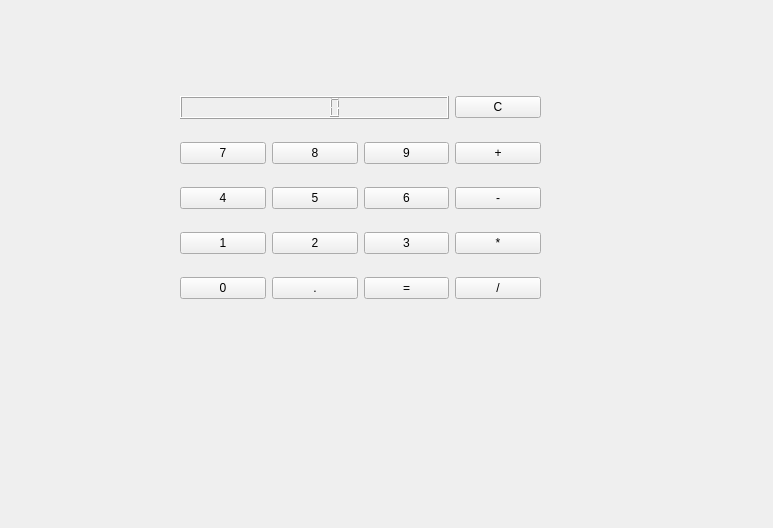
<?xml version="1.0" encoding="UTF-8"?>
<ui version="4.0">
 <class>CalculatorWin</class>
 <widget class="QWidget" name="CalculatorWin">
  <property name="geometry">
   <rect>
    <x>0</x>
    <y>0</y>
    <width>773</width>
    <height>528</height>
   </rect>
  </property>
  <property name="windowTitle">
   <string>Form</string>
  </property>
  <widget class="QWidget" name="">
   <property name="geometry">
    <rect>
     <x>180</x>
     <y>79</y>
     <width>361</width>
     <height>241</height>
    </rect>
   </property>
   <layout class="QGridLayout" name="gridLayout">
    <item row="0" column="0" colspan="3">
     <widget class="QLCDNumber" name="lcdNumber"/>
    </item>
    <item row="0" column="3">
     <widget class="QPushButton" name="pushButton_4">
      <property name="text">
       <string>C</string>
      </property>
     </widget>
    </item>
    <item row="1" column="0">
     <widget class="QPushButton" name="pushButton">
      <property name="text">
       <string>7</string>
      </property>
     </widget>
    </item>
    <item row="1" column="1">
     <widget class="QPushButton" name="pushButton_5">
      <property name="text">
       <string>8</string>
      </property>
     </widget>
    </item>
    <item row="1" column="2">
     <widget class="QPushButton" name="pushButton_18">
      <property name="text">
       <string>9</string>
      </property>
     </widget>
    </item>
    <item row="1" column="3">
     <widget class="QPushButton" name="pushButton_19">
      <property name="text">
       <string>+</string>
      </property>
     </widget>
    </item>
    <item row="2" column="0">
     <widget class="QPushButton" name="pushButton_6">
      <property name="text">
       <string>4</string>
      </property>
     </widget>
    </item>
    <item row="2" column="1">
     <widget class="QPushButton" name="pushButton_2">
      <property name="text">
       <string>5</string>
      </property>
     </widget>
    </item>
    <item row="2" column="2">
     <widget class="QPushButton" name="pushButton_8">
      <property name="text">
       <string>6</string>
      </property>
     </widget>
    </item>
    <item row="2" column="3">
     <widget class="QPushButton" name="pushButton_20">
      <property name="text">
       <string>-</string>
      </property>
     </widget>
    </item>
    <item row="3" column="0">
     <widget class="QPushButton" name="pushButton_3">
      <property name="text">
       <string>1</string>
      </property>
     </widget>
    </item>
    <item row="3" column="1">
     <widget class="QPushButton" name="pushButton_7">
      <property name="text">
       <string>2</string>
      </property>
     </widget>
    </item>
    <item row="3" column="2">
     <widget class="QPushButton" name="pushButton_22">
      <property name="text">
       <string>3</string>
      </property>
     </widget>
    </item>
    <item row="3" column="3">
     <widget class="QPushButton" name="pushButton_21">
      <property name="text">
       <string>*</string>
      </property>
     </widget>
    </item>
    <item row="4" column="2">
     <widget class="QPushButton" name="pushButton_24">
      <property name="text">
       <string>=</string>
      </property>
     </widget>
    </item>
    <item row="4" column="3">
     <widget class="QPushButton" name="pushButton_23">
      <property name="text">
       <string>/</string>
      </property>
     </widget>
    </item>
    <item row="4" column="0">
     <widget class="QPushButton" name="pushButton_17">
      <property name="text">
       <string>0</string>
      </property>
     </widget>
    </item>
    <item row="4" column="1">
     <widget class="QPushButton" name="pushButton_25">
      <property name="text">
       <string>.</string>
      </property>
     </widget>
    </item>
   </layout>
  </widget>
 </widget>
 <resources/>
 <connections/>
</ui>
